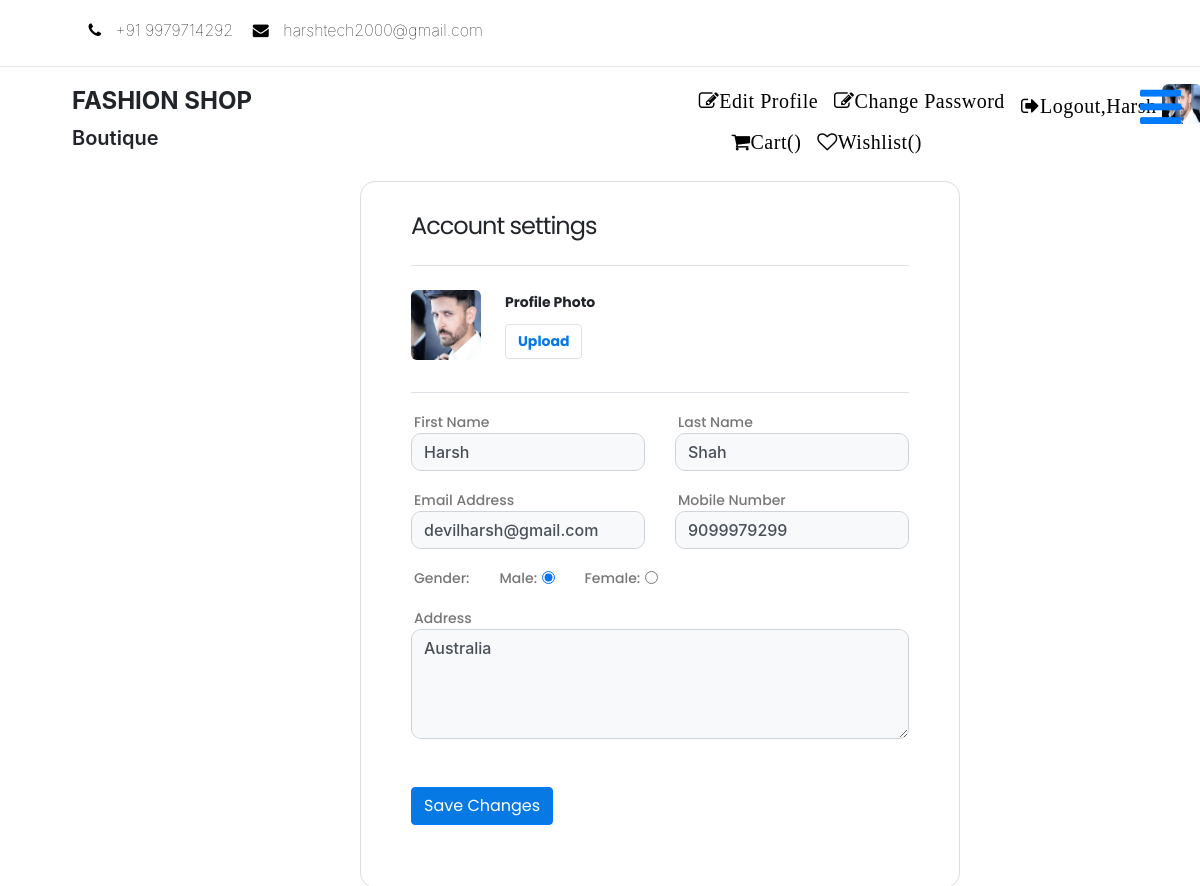
/edit_profile/ (signed in), run on the app's committed database.
### myapp/models.py (models this page shows, shortened)
class User(models.Model):
    fname = models.CharField(max_length=100)
    lname = models.CharField(max_length=100)
    email = models.CharField(max_length=100)
    mobile = models.CharField(max_length=100, blank=True, null=True)
    address = models.TextField()
    gender = models.CharField(max_length=100)
    password = models.CharField(max_length=100)
    cpassword = models.CharField(max_length=100)
    status=models.CharField(max_length=100,default="inactive")
    image=models.ImageField(upload_to="images/",blank=True,null=True)
    usertype=models.CharField(max_length=100,default="user")

### myapp/views.py (the view)
# urls.py: path('edit_profile/', views.edit_profile, name="edit_profile"),
def edit_profile(request):
    user=User.objects.get(email=request.session['email'])
    if request.method == "POST":
        user.fname=request.POST['fname']
        user.lname=request.POST['lname']
        user.mobile=request.POST['mobile']
        user.email=request.POST['email']
        user.address=request.POST['address']
        user.gender=request.POST['gender']
        try:
            user.image=request.FILES['image']
            user.save()
            user=User.objects.get(email=request.session['email'])
            msg="Profile Saved Successfully"
            request.session['image']=user.image.url
            request.session['fname']=user.fname
            return render(request,'edit_profile.html',{'user':user,'msg':msg})
        except:
            user.save()
            user=User.objects.get(email=request.session['email'])
            msg="Profile Saved Successfully"
            request.session['fname']=user.fname
            return render(request,'edit_profile.html',{'user':user,'msg':msg})
    else:
        return render(request,'edit_profile.html',{'user':user})

### myapp/templates/edit_profile.html (shortened to what this page needs)
{% extends 'header.html' %}
{% load static %}
{% block content %}
<head>
    <link rel="stylesheet" href="https://maxcdn.bootstrapcdn.com/bootstrap/4.0.0/css/bootstrap.min.css">
</head>
<body>
    <form action="{% url 'edit_profile' %}" method="post" name="edit_profile" enctype="multipart/form-data">
        <div class="wrapper bg-white mt-sm-5">
            <h4 class="pb-4 border-bottom" style="font-family: 'Poppins', sans-serif;">Account settings</h4>
            <div class="d-flex align-items-start py-3 border-bottom"> <img src="{{request.session.image}}" class="img"
                    alt="">
                <div class="pl-sm-4 pl-2" id="img-section" style="font-family: 'Poppins', sans-serif;"> <b>Profile
                        Photo</b>
                    <p>
                    <p>
                    <div class="upload-btn-wrapper file-wrapper"
                        style="position: relative;overflow: hidden ;display: inline-block;">
                        <button class="btn button border"
                            style="font-family: 'Poppins', sans-serif;"><b>Upload</b></button>
                    </div>
                    </p>
                    </p>
                </div>
            </div>
            <div class="py-2">
                <div class="row py-2">
                    <div class="col-md-6"> <label for="firstname" style="font-family: 'Poppins', sans-serif;margin-bottom: 0;font-size: 14px;font-weight: 500;
                color: #777;
    padding-left: 3px;">First Name</label> <input type="text" class="bg-light form-control" value="{{user.fname}}"
                            placeholder="harsh" name="fname"> </div>
                    <div class="col-md-6 pt-md-0 pt-3"> <label for="lastname" style="font-family: 'Poppins', sans-serif;margin-bottom: 0;font-size: 14px;
    font-weight: 500;
    color: #777;
    padding-left: 3px;">Last Name</label> <input type="text" class="bg-light form-control" placeholder="Smith"
                            value="{{user.lname}}" name="lname"> </div>
                </div>
                <div class="row py-2">
                    <div class="col-md-6"> <label for="email" style="font-family: 'Poppins', sans-serif;margin-bottom: 0;font-size: 14px;
    font-weight: 500;
    color: #777;
    padding-left: 3px;">Email Address</label> <input type="text" class="bg-light form-control"
                            placeholder="steve_@email.com" value="{{user.email}}" name="email"> </div>
                    <div class="col-md-6 pt-md-0 pt-3"> <label for="phone" style="font-family: 'Poppins', sans-serif;margin-bottom: 0;font-size: 14px;
    font-weight: 500;
    color: #777;
    padding-left: 3px;">Mobile Number</label> <input type="tel" class="bg-light form-control"
                            placeholder="+1 213-548-6015" value="{{user.mobile}}" name="mobile"> </div>
                </div>
                {% if user.gender == "male" %}
                <div class="row py-2">
                    <div class="col-md-12 pt-md-0 pt-3"> <label for="phone" style="font-family: 'Poppins', sans-serif;margin-bottom: 0;font-size: 14px;
    font-weight: 500;
    color: #777;
    padding-left: 3px;">Gender:</label> &nbsp;&nbsp;&nbsp;&nbsp;
                        <label for="phone" style="font-family: 'Poppins', sans-serif;margin-bottom: 0;font-size: 14px;
    font-weight: 500;
    color: #777;
    padding-left: 3px;">Male:</label>
                        <input type="radio" name="gender" value="male" style=" position: relative;
        top: 1.5px;" checked>
                        <label for="phone" style="font-family: 'Poppins', sans-serif;margin-bottom: 0;font-size: 14px;
    font-weight: 500;
    color: #777;
    padding-left: 3px;">Female:</label>
                        <input type="radio" name="gender" value="female" style=" position: relative;
        top: 1.5px;">
                    </div>
                </div>
                {% endif %}
                <div class="row py-2">
                    <div class="col-md-12 pt-md-0 pt-3"> <label for="phone" style="font-family: 'Poppins', sans-serif;margin-bottom: 0;font-size: 14px;
    font-weight: 500;
    color: #777;
    padding-left: 3px;">Address</label> <textarea class="bg-light form-control" rows="4" placeholder="e.g. Mumbai"
                            name="address">{{user.address}}</textarea></div>
                </div>
                <br>
                <div class="py-3 pb-4"> <button class="btn btn-primary mr-3" style="font-family: 'Poppins', sans-serif;"
                        type="submit">Save Changes</button> </div>
            </div>
        </div>
    </form>
    {% endblock %}

### myapp/templates/header.html (shortened to what this page needs)
{% load static %}
<!DOCTYPE html>
<html lang="en">
<head>
   <link rel="stylesheet" href="{% static 'bootstrap/css/bootstrap.min.css' %}">
<link rel="stylesheet" href="https://cdnjs.cloudflare.com/ajax/libs/font-awesome/4.7.0/css/font-awesome.min.css">
 <link rel="stylesheet" href="{% static 'web4.css' %}">
</head>
<body onload="noBack();"
	onpageshow="if (event.persisted) noBack();" onunload="">
    <div class=" container-fluid">
        <div id="c">
        <div id="a"><a href="tel:+91997914292" style="letter-spacing: 0px;"><span class=" fa fa-phone" id="b"></span> </a><label style="color: black;"> +91 9979714292 </label> </div>
        <div id="a"><a href="mailto: harshtech2000@gmail.com" id="" style="letter-spacing:0px;"><span class=" fa fa-envelope" id="b" ></span></a> <label style="color: black;"> harshtech2000@gmail.com </label></div>
        </div>
    </div>
   <p> <hr></p>
    <div class=" container-fluid" style="width: 100%;padding:0px;">
    <div style="float: left;width: 200px;" id="e">
    <label   id="gg" class="f1">FASHION SHOP</label>
        <label    id="gg" class="f2">Boutique</label>
    </div>
    {% if request.session.email %}
         <label  id="icon"style="margin-left:0px;float:right;margin-right:10px">
          <a href="{% url 'logout' %}"  style="letter-spacing: 0.5px;margin-top: 1px;" id="x" class="qw po"><span class="fa fa-sign-out">Logout,{{request.session.fname}}&nbsp;<img src="{{request.session.image}}" width="40px" height="40px" style="border-radius: 7px;" id="er"></span></a>
          <a href="{% url 'change_password' %}"  style="letter-spacing: 0.5px;margin-top: 3px;" id="x" class="qw"><span class="fa fa-pencil-square-o">Change Password</span></a>
            <a href="{% url 'edit_profile' %}"  style="letter-spacing: 0.5px;margin-top: 3px;" id="x" class="qw"><span class="fa fa-pencil-square-o">Edit Profile</span></a><br>
            <a href="{% url 'mywishlist' %}"  style="letter-spacing: 0.5px;margin-top: 3px;margin-right: 280px !important;" id="x" class="qw"><span class="fa fa-heart-o">Wishlist({{request.session.wishlist_count}})</span></a>
            <a href="{% url 'mycart' %}"  style="letter-spacing: 0.5px;margin-top: 3px;" id="x" class="qw"><span class="fa fa-shopping-cart">Cart({{request.session.cart_count}})</span></a>
        </label>
        {% endif %}
       <div>
        <a href="#v2" data-toggle="collapse" id="a1"> <span class="fa fa-bars fa-3x" id="bar"></span></a>
    </div>
</body>
</html>
{% block content %}
{% endblock %}

### myapp/static/web4.css (style rules this page uses)
#c { margin-top: 7.2px; }
::placeholder { font-weight: 600; opacity: 1; }
#a { display: inline-block; margin-left: 15px; margin-top: 1%; font-weight: lighter; }
#b { margin-right: 10px; }
#c { margin-left: 5%; }
#e { margin-left: 6%; }
a { color: black; font-weight: 400; letter-spacing: 2px; }
#x { color: #222222; margin-top: 10px; margin-left: 22px; font-size: 1.5rem; }
#bar { display: none; }
#icon { margin-left: 20%; }
@media screen and (max-width: 1540px) { #x { float: right; font-size: 22px; } }
@media screen and (max-width: 1540px) { #icon { margin-left: 190px; } }
@media screen and (max-width: 1500px) { #x { float: right; font-size: 22px; } }

### myapp/templates/header.html (style rules this page uses)
#x,#b,#li { color: black; }
.qw { font-size: 20px !important; margin-left: 16px !important; }
#gg { color: #212529; }
.f1 { font-size: 1.5rem !important;font-weight: 700 !important; }
.f2 { font-size: 20px !important;font-weight: 640 !important;line-height: 16px !important; }

### myapp/templates/edit_profile.html (style rules this page uses)
* { margin: 0; padding: 0; box-sizing: border-box }
.wrapper { position: absolute; top: 15%; left: 30%; padding: 30px 50px; border: 1px solid #ddd; border-radius: 15px; margin: 10px auto; max-width: 600px }
h4 { letter-spacing: -1px; font-weight: 400 }
.img { width: 70px; height: 70px; border-radius: 6px; object-fit: cover }
#img-section p, #deactivate p { font-size: 12px; color: #777; margin-bottom: 10px; text-align: justify }
#img-section b, #img-section button, #deactivate b { font-size: 14px }
.f2 { line-height: 16px !important; }
.form-control { border-radius: 10px }
input[placeholder], textarea[placeholder] { font-weight: 500 }
.button { background-color: #fff; color: #0779e4; }
.btn-primary { background-color: #0779e4 !important; }

### data on the page
User: session.fname "Harsh", fname "Harsh", lname "Shah", email "devilharsh@gmail.com", mobile "9099979299", address "Australia"
